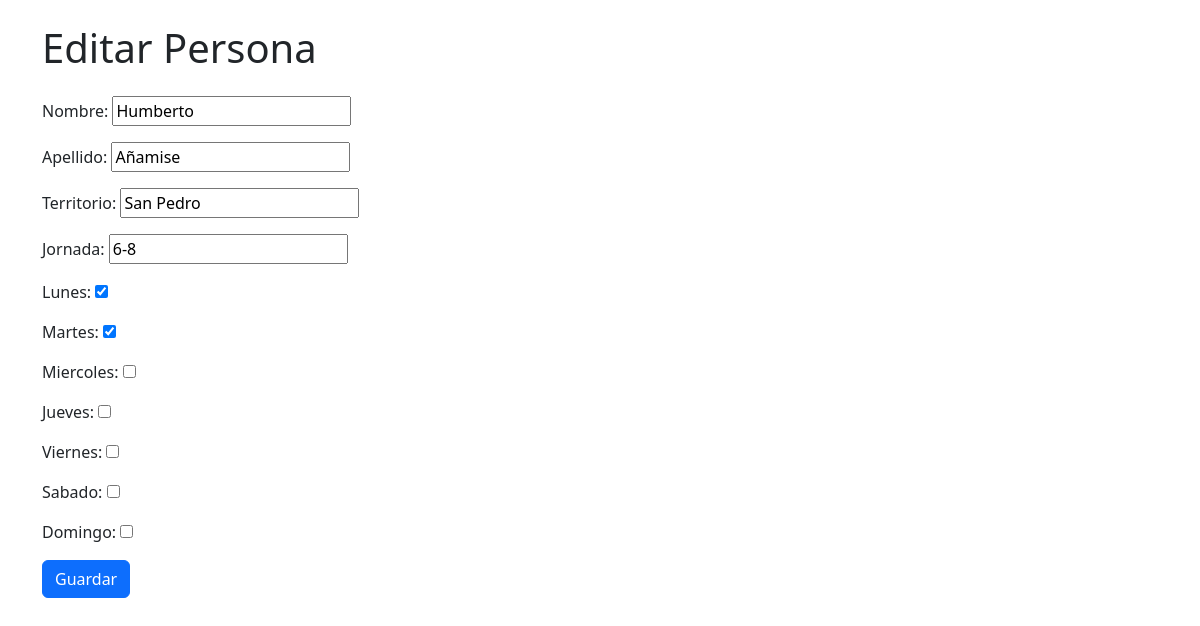
The page /editar/2/ on the database its author committed.
### personas/models.py (models this page shows, shortened)
class Persona(models.Model):
    nombre = models.CharField(max_length=100)
    apellido = models.CharField(max_length=100)
    territorio = models.CharField(max_length=100)
    jornada = models.CharField(max_length=100)
    lunes = models.BooleanField(default=False)
    martes = models.BooleanField(default=False)
    miercoles = models.BooleanField(default=False)
    jueves = models.BooleanField(default=False)
    viernes = models.BooleanField(default=False)
    sabado = models.BooleanField(default=False)
    domingo = models.BooleanField(default=False)

### personas/views.py (the view)
# urls.py: path('editar/<int:id>/', views.editar_persona, name='editar_persona'),
def editar_persona(request, id):
    persona = Persona.objects.get(id=id)
    if request.method == 'POST':
        form = PersonaForm(request.POST, instance=persona)
        if form.is_valid():
            form.save()
            return redirect('lista_personas')
    else:
        form = PersonaForm(instance=persona)
    return render(request, 'personas/editar_persona.html', {'form': form})

### personas/forms.py
class PersonaForm(forms.ModelForm):
    class Meta:
        model = Persona
        fields = ['nombre', 'apellido', 'territorio', 'jornada', 'lunes', 'martes', 'miercoles', 'jueves', 'viernes', 'sabado', 'domingo']

### personas/templates/personas/editar_persona.html (shortened to what this page needs)
<!DOCTYPE html>
<html>
<head>
    <link href='https://unpkg.com/boxicons@2.1.4/css/boxicons.min.css' rel='stylesheet'>
    <link rel="stylesheet" type="text/css" href="https://cdn.datatables.net/1.11.3/css/jquery.dataTables.css">
    <link href="https://cdn.jsdelivr.net/npm/bootstrap@5.3.3/dist/css/bootstrap.min.css" rel="stylesheet">
</head>
<body>
    <div class="container mt-4">
        <h1 class="mb-4">Editar Persona</h1>
        <form method="post" class="form-horizontal">
            <div class="mb-3">
                {{ form.as_p }}
            </div>
            <button type="submit" class="btn btn-primary">Guardar</button>
        </form>
    </div>
</body>
</html>

### rows shown on the page
Persona: nombre "Humberto", apellido "Añamise", territorio "San Pedro", jornada "6-8", lunes "☑", martes "☑"
